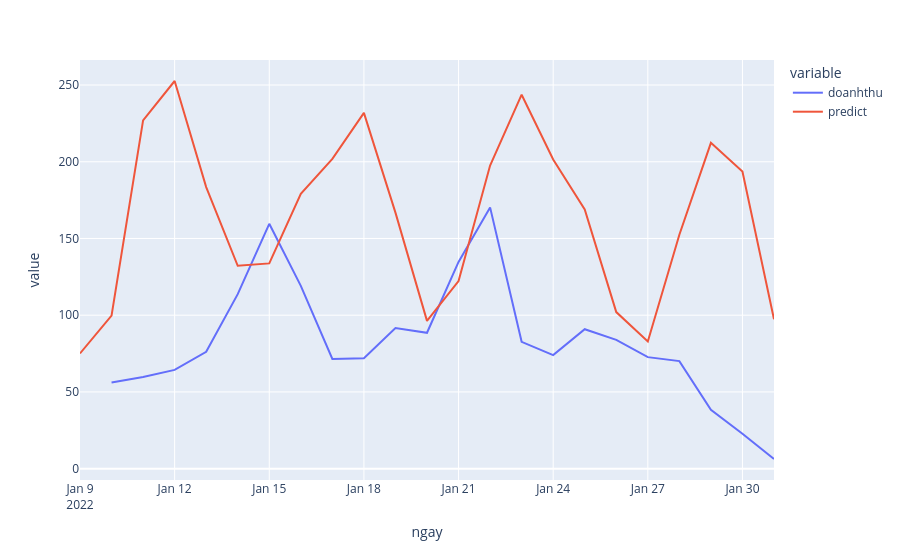
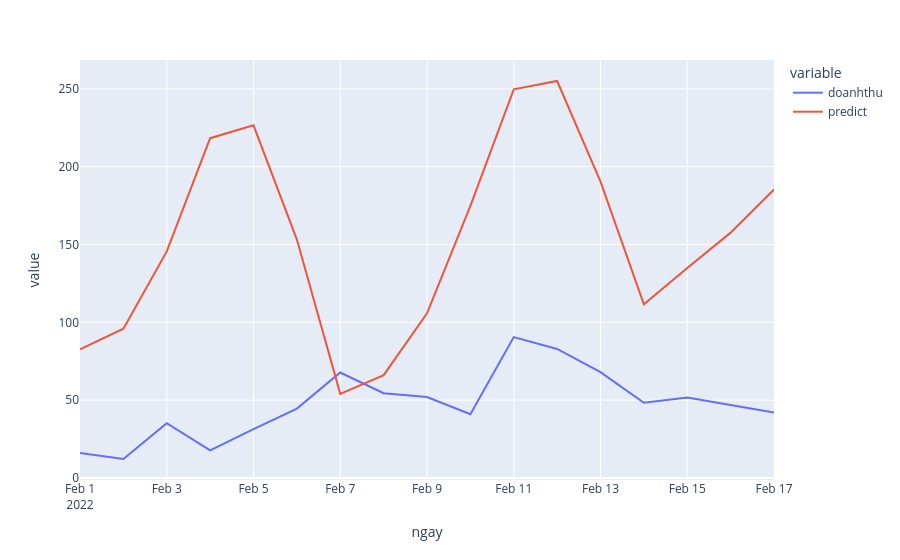
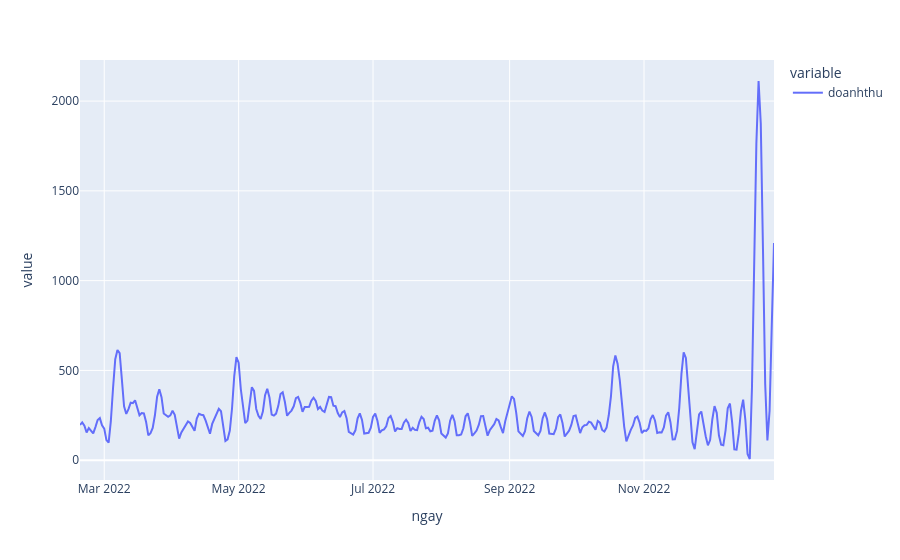

These figures' notebook cell, in order:
### Code cell
## main 
logs=output.replace("_", "")+"/log.txt"
os.system("mkdir -p "+ output.replace("_", ""))
# with open(logs, 'a') as f:
#     with contextlib.redirect_stdout(f):
        # params_max=[]
        # params_min=[]
        # for xmax in tqdm(range(200,400,20)):
        #     for xmin in range(xmax-100, xmax-20, 20):
        
CH_predict, rmse01, rmse02, model=main(CH, train_first, train_end,
            test_01_first, test_01_end, test_02_first,
            test_02_end, predict_first, xmax, xmin, number_days, output)

#                 params_max.append(rmse01)
#                 params_min.append(rmse02)
# print(f'==> xmax: {params_max.index(min(params_max))}')
# print(f'==> xmin: {params_min.index(min(params_min))}')

### Figure 1 — Plotly figure (JSON) as saved in the notebook; plotly's stock layout.template omitted (floating-point values rounded to 4 significant figures)
{"data": [{"hovertemplate": "variable=doanhthu<br>ngay=%{x}<br>value=%{y}<extra></extra>", "legendgroup": "doanhthu", "line": {"color": "#636efa", "dash": "solid"}, "mode": "lines", "name": "doanhthu", "orientation": "v", "showlegend": true, "type": "scatter", "x": ["2022-01-09T00:00:00", "2022-01-10T00:00:00", "2022-01-11T00:00:00", "2022-01-12T00:00:00", "2022-01-13T00:00:00", "2022-01-14T00:00:00", "2022-01-15T00:00:00", "2022-01-16T00:00:00", "2022-01-17T00:00:00", "2022-01-18T00:00:00", "2022-01-19T00:00:00", "2022-01-20T00:00:00", "2022-01-21T00:00:00", "2022-01-22T00:00:00", "2022-01-23T00:00:00", "2022-01-24T00:00:00", "2022-01-25T00:00:00", "2022-01-26T00:00:00", "2022-01-27T00:00:00", "2022-01-28T00:00:00", "2022-01-29T00:00:00", "2022-01-30T00:00:00", "2022-01-31T00:00:00"], "xaxis": "x", "y": [null, 56.21, 59.74, 64.33, 76.17, 113.7, 159.6, 119.1, 71.45, 71.97, 91.61, 88.54, 134.7, 170.3, 82.64, 74.01, 90.86, 83.93, 72.67, 70.07, 38.34, 22.76, 6.28], "yaxis": "y"}, {"hovertemplate": "variable=predict<br>ngay=%{x}<br>value=%{y}<extra></extra>", "legendgroup": "predict", "line": {"color": "#EF553B", "dash": "solid"}, "mode": "lines", "name": "predict", "orientation": "v", "showlegend": true, "type": "scatter", "x": ["2022-01-09T00:00:00", "2022-01-10T00:00:00", "2022-01-11T00:00:00", "2022-01-12T00:00:00", "2022-01-13T00:00:00", "2022-01-14T00:00:00", "2022-01-15T00:00:00", "2022-01-16T00:00:00", "2022-01-17T00:00:00", "2022-01-18T00:00:00", "2022-01-19T00:00:00", "2022-01-20T00:00:00", "2022-01-21T00:00:00", "2022-01-22T00:00:00", "2022-01-23T00:00:00", "2022-01-24T00:00:00", "2022-01-25T00:00:00", "2022-01-26T00:00:00", "2022-01-27T00:00:00", "2022-01-28T00:00:00", "2022-01-29T00:00:00", "2022-01-30T00:00:00", "2022-01-31T00:00:00"], "xaxis": "x", "y": [75.07, 99.7, 227.0, 252.6, 183.5, 132.2, 133.8, 179.1, 201.8, 231.8, 166.9, 96.29, 122.2, 197.5, 243.7, 201.5, 168.9, 102.0, 82.88, 152.5, 212.3, 193.6, 97.32], "yaxis": "y"}], "layout": {"legend": {"title": {"text": "variable"}, "tracegroupgap": 0}, "margin": {"t": 60}, "xaxis": {"anchor": "y", "domain": [0, 1], "title": {"text": "ngay"}}, "yaxis": {"anchor": "x", "domain": [0, 1], "title": {"text": "value"}}}}

### Figure 2 — Plotly figure (JSON) as saved in the notebook; plotly's stock layout.template omitted (floating-point values rounded to 4 significant figures)
{"data": [{"hovertemplate": "variable=doanhthu<br>ngay=%{x}<br>value=%{y}<extra></extra>", "legendgroup": "doanhthu", "line": {"color": "#636efa", "dash": "solid"}, "mode": "lines", "name": "doanhthu", "orientation": "v", "showlegend": true, "type": "scatter", "x": ["2022-02-01T00:00:00", "2022-02-02T00:00:00", "2022-02-03T00:00:00", "2022-02-04T00:00:00", "2022-02-05T00:00:00", "2022-02-06T00:00:00", "2022-02-07T00:00:00", "2022-02-08T00:00:00", "2022-02-09T00:00:00", "2022-02-10T00:00:00", "2022-02-11T00:00:00", "2022-02-12T00:00:00", "2022-02-13T00:00:00", "2022-02-14T00:00:00", "2022-02-15T00:00:00", "2022-02-16T00:00:00", "2022-02-17T00:00:00"], "xaxis": "x", "y": [15.99, 12.16, 35.2, 17.68, 31.35, 44.55, 67.75, 54.43, 52.02, 40.91, 90.51, 82.87, 67.93, 48.26, 51.7, 46.75, 42.07], "yaxis": "y"}, {"hovertemplate": "variable=predict<br>ngay=%{x}<br>value=%{y}<extra></extra>", "legendgroup": "predict", "line": {"color": "#EF553B", "dash": "solid"}, "mode": "lines", "name": "predict", "orientation": "v", "showlegend": true, "type": "scatter", "x": ["2022-02-01T00:00:00", "2022-02-02T00:00:00", "2022-02-03T00:00:00", "2022-02-04T00:00:00", "2022-02-05T00:00:00", "2022-02-06T00:00:00", "2022-02-07T00:00:00", "2022-02-08T00:00:00", "2022-02-09T00:00:00", "2022-02-10T00:00:00", "2022-02-11T00:00:00", "2022-02-12T00:00:00", "2022-02-13T00:00:00", "2022-02-14T00:00:00", "2022-02-15T00:00:00", "2022-02-16T00:00:00", "2022-02-17T00:00:00"], "xaxis": "x", "y": [82.54, 95.89, 145.6, 218.3, 226.6, 153.2, 54.06, 66.07, 105.8, 174.8, 249.7, 255.0, 190.4, 111.5, 134.9, 157.6, 185.3], "yaxis": "y"}], "layout": {"legend": {"title": {"text": "variable"}, "tracegroupgap": 0}, "margin": {"t": 60}, "xaxis": {"anchor": "y", "domain": [0, 1], "title": {"text": "ngay"}}, "yaxis": {"anchor": "x", "domain": [0, 1], "title": {"text": "value"}}}}

### Figure 3 — Plotly figure (JSON) as saved in the notebook; plotly's stock layout.template omitted (floating-point values rounded to 4 significant figures; data arrays with more than 128 entries replaced by an {"elided": "..."} marker saying what was removed)
{"data": [{"hovertemplate": "variable=doanhthu<br>ngay=%{x}<br>value=%{y}<extra></extra>", "legendgroup": "doanhthu", "line": {"color": "#636efa", "dash": "solid"}, "mode": "lines", "name": "doanhthu", "orientation": "v", "showlegend": true, "type": "scatter", "x": {"elided": "316 str values"}, "xaxis": "x", "y": {"elided": "316 float values"}, "yaxis": "y"}], "layout": {"legend": {"title": {"text": "variable"}, "tracegroupgap": 0}, "margin": {"t": 60}, "xaxis": {"anchor": "y", "domain": [0, 1], "title": {"text": "ngay"}}, "yaxis": {"anchor": "x", "domain": [0, 1], "title": {"text": "value"}}}}
